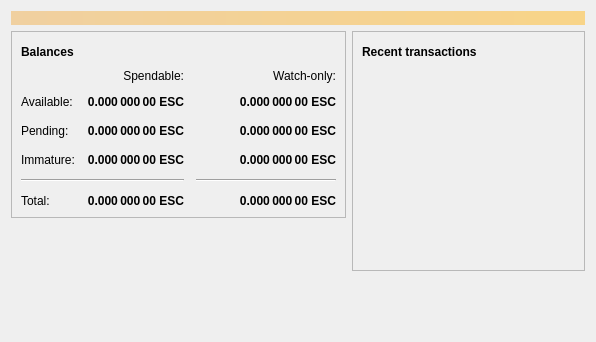
<?xml version="1.0" encoding="UTF-8"?>
<ui version="4.0">
 <class>OverviewPage</class>
 <widget class="QWidget" name="OverviewPage">
  <property name="geometry">
   <rect>
    <x>0</x>
    <y>0</y>
    <width>596</width>
    <height>342</height>
   </rect>
  </property>
  <property name="windowTitle">
   <string>Form</string>
  </property>
  <layout class="QVBoxLayout" name="topLayout">
   <item>
    <widget class="QLabel" name="labelAlerts">
     <property name="visible">
      <bool>false</bool>
     </property>
     <property name="styleSheet">
      <string notr="true">QLabel { background-color: qlineargradient(x1: 0, y1: 0, x2: 1, y2: 0, stop:0 #F0D0A0, stop:1 #F8D488); color:#000000; }</string>
     </property>
     <property name="wordWrap">
      <bool>true</bool>
     </property>
     <property name="margin">
      <number>3</number>
     </property>
     <property name="textInteractionFlags">
      <set>Qt::TextSelectableByMouse</set>
     </property>
    </widget>
   </item>
   <item>
    <layout class="QHBoxLayout" name="horizontalLayout" stretch="1,1">
     <item>
      <layout class="QVBoxLayout" name="verticalLayout_2">
       <item>
        <widget class="QFrame" name="frame">
         <property name="frameShape">
          <enum>QFrame::StyledPanel</enum>
         </property>
         <property name="frameShadow">
          <enum>QFrame::Raised</enum>
         </property>
         <layout class="QVBoxLayout" name="verticalLayout_4">
          <item>
           <layout class="QHBoxLayout" name="horizontalLayout_4">
            <item>
             <widget class="QLabel" name="label_5">
              <property name="font">
               <font>
                <weight>75</weight>
                <bold>true</bold>
               </font>
              </property>
              <property name="text">
               <string>Balances</string>
              </property>
             </widget>
            </item>
            <item>
             <widget class="QPushButton" name="labelWalletStatus">
              <property name="enabled">
               <bool>true</bool>
              </property>
              <property name="maximumSize">
               <size>
                <width>30</width>
                <height>16777215</height>
               </size>
              </property>
              <property name="toolTip">
               <string>The displayed information may be out of date. Your wallet automatically synchronizes with the elspero network after a connection is established, but this process has not completed yet.</string>
              </property>
              <property name="text">
               <string/>
              </property>
              <property name="icon">
               <iconset resource="../bitcoin.qrc">
                <normaloff>:/icons/warning</normaloff>
                <disabledoff>:/icons/warning</disabledoff>:/icons/warning</iconset>
              </property>
              <property name="iconSize">
               <size>
                <width>24</width>
                <height>24</height>
               </size>
              </property>
              <property name="flat">
               <bool>true</bool>
              </property>
             </widget>
            </item>
            <item>
             <spacer name="horizontalSpacer_3">
              <property name="orientation">
               <enum>Qt::Horizontal</enum>
              </property>
              <property name="sizeHint" stdset="0">
               <size>
                <width>40</width>
                <height>20</height>
               </size>
              </property>
             </spacer>
            </item>
           </layout>
          </item>
          <item>
           <layout class="QGridLayout" name="gridLayout">
            <property name="spacing">
             <number>12</number>
            </property>
            <item row="2" column="2">
             <widget class="QLabel" name="labelWatchPending">
              <property name="font">
               <font>
                <weight>75</weight>
                <bold>true</bold>
               </font>
              </property>
              <property name="cursor">
               <cursorShape>IBeamCursor</cursorShape>
              </property>
              <property name="toolTip">
               <string>Unconfirmed transactions to watch-only addresses</string>
              </property>
              <property name="text">
               <string notr="true">0.000 000 00 ESC</string>
              </property>
              <property name="alignment">
               <set>Qt::AlignRight|Qt::AlignTrailing|Qt::AlignVCenter</set>
              </property>
              <property name="textInteractionFlags">
               <set>Qt::LinksAccessibleByMouse|Qt::TextSelectableByKeyboard|Qt::TextSelectableByMouse</set>
              </property>
             </widget>
            </item>
            <item row="2" column="1">
             <widget class="QLabel" name="labelUnconfirmed">
              <property name="font">
               <font>
                <weight>75</weight>
                <bold>true</bold>
               </font>
              </property>
              <property name="cursor">
               <cursorShape>IBeamCursor</cursorShape>
              </property>
              <property name="toolTip">
               <string>Total of transactions that have yet to be confirmed, and do not yet count toward the spendable balance</string>
              </property>
              <property name="text">
               <string notr="true">0.000 000 00 ESC</string>
              </property>
              <property name="alignment">
               <set>Qt::AlignRight|Qt::AlignTrailing|Qt::AlignVCenter</set>
              </property>
              <property name="textInteractionFlags">
               <set>Qt::LinksAccessibleByMouse|Qt::TextSelectableByKeyboard|Qt::TextSelectableByMouse</set>
              </property>
             </widget>
            </item>
            <item row="3" column="2">
             <widget class="QLabel" name="labelWatchImmature">
              <property name="font">
               <font>
                <weight>75</weight>
                <bold>true</bold>
               </font>
              </property>
              <property name="cursor">
               <cursorShape>IBeamCursor</cursorShape>
              </property>
              <property name="toolTip">
               <string>Mined balance in watch-only addresses that has not yet matured</string>
              </property>
              <property name="text">
               <string notr="true">0.000 000 00 ESC</string>
              </property>
              <property name="alignment">
               <set>Qt::AlignRight|Qt::AlignTrailing|Qt::AlignVCenter</set>
              </property>
              <property name="textInteractionFlags">
               <set>Qt::LinksAccessibleByMouse|Qt::TextSelectableByKeyboard|Qt::TextSelectableByMouse</set>
              </property>
             </widget>
            </item>
            <item row="4" column="0" colspan="2">
             <widget class="Line" name="line">
              <property name="orientation">
               <enum>Qt::Horizontal</enum>
              </property>
             </widget>
            </item>
            <item row="4" column="2">
             <widget class="Line" name="lineWatchBalance">
              <property name="sizePolicy">
               <sizepolicy hsizetype="Preferred" vsizetype="Fixed">
                <horstretch>0</horstretch>
                <verstretch>0</verstretch>
               </sizepolicy>
              </property>
              <property name="minimumSize">
               <size>
                <width>140</width>
                <height>0</height>
               </size>
              </property>
              <property name="orientation">
               <enum>Qt::Horizontal</enum>
              </property>
             </widget>
            </item>
            <item row="5" column="0">
             <widget class="QLabel" name="labelTotalText">
              <property name="text">
               <string>Total:</string>
              </property>
             </widget>
            </item>
            <item row="3" column="1">
             <widget class="QLabel" name="labelImmature">
              <property name="font">
               <font>
                <weight>75</weight>
                <bold>true</bold>
               </font>
              </property>
              <property name="cursor">
               <cursorShape>IBeamCursor</cursorShape>
              </property>
              <property name="toolTip">
               <string>Mined balance that has not yet matured</string>
              </property>
              <property name="text">
               <string notr="true">0.000 000 00 ESC</string>
              </property>
              <property name="alignment">
               <set>Qt::AlignRight|Qt::AlignTrailing|Qt::AlignVCenter</set>
              </property>
              <property name="textInteractionFlags">
               <set>Qt::LinksAccessibleByMouse|Qt::TextSelectableByKeyboard|Qt::TextSelectableByMouse</set>
              </property>
             </widget>
            </item>
            <item row="2" column="3">
             <spacer name="horizontalSpacer_2">
              <property name="orientation">
               <enum>Qt::Horizontal</enum>
              </property>
              <property name="sizeHint" stdset="0">
               <size>
                <width>40</width>
                <height>20</height>
               </size>
              </property>
             </spacer>
            </item>
            <item row="3" column="0">
             <widget class="QLabel" name="labelImmatureText">
              <property name="text">
               <string>Immature:</string>
              </property>
             </widget>
            </item>
            <item row="5" column="1">
             <widget class="QLabel" name="labelTotal">
              <property name="font">
               <font>
                <weight>75</weight>
                <bold>true</bold>
               </font>
              </property>
              <property name="cursor">
               <cursorShape>IBeamCursor</cursorShape>
              </property>
              <property name="toolTip">
               <string>Your current total balance</string>
              </property>
              <property name="text">
               <string notr="true">0.000 000 00 ESC</string>
              </property>
              <property name="alignment">
               <set>Qt::AlignRight|Qt::AlignTrailing|Qt::AlignVCenter</set>
              </property>
              <property name="textInteractionFlags">
               <set>Qt::LinksAccessibleByMouse|Qt::TextSelectableByKeyboard|Qt::TextSelectableByMouse</set>
              </property>
             </widget>
            </item>
            <item row="5" column="2">
             <widget class="QLabel" name="labelWatchTotal">
              <property name="font">
               <font>
                <weight>75</weight>
                <bold>true</bold>
               </font>
              </property>
              <property name="cursor">
               <cursorShape>IBeamCursor</cursorShape>
              </property>
              <property name="toolTip">
               <string>Current total balance in watch-only addresses</string>
              </property>
              <property name="text">
               <string notr="true">0.000 000 00 ESC</string>
              </property>
              <property name="alignment">
               <set>Qt::AlignRight|Qt::AlignTrailing|Qt::AlignVCenter</set>
              </property>
              <property name="textInteractionFlags">
               <set>Qt::LinksAccessibleByMouse|Qt::TextSelectableByKeyboard|Qt::TextSelectableByMouse</set>
              </property>
             </widget>
            </item>
            <item row="0" column="2">
             <widget class="QLabel" name="labelWatchonly">
              <property name="text">
               <string>Watch-only:</string>
              </property>
              <property name="alignment">
               <set>Qt::AlignRight|Qt::AlignTrailing|Qt::AlignVCenter</set>
              </property>
             </widget>
            </item>
            <item row="1" column="0">
             <widget class="QLabel" name="labelBalanceText">
              <property name="text">
               <string>Available:</string>
              </property>
             </widget>
            </item>
            <item row="1" column="1">
             <widget class="QLabel" name="labelBalance">
              <property name="font">
               <font>
                <weight>75</weight>
                <bold>true</bold>
               </font>
              </property>
              <property name="cursor">
               <cursorShape>IBeamCursor</cursorShape>
              </property>
              <property name="toolTip">
               <string>Your current spendable balance</string>
              </property>
              <property name="text">
               <string notr="true">0.000 000 00 ESC</string>
              </property>
              <property name="alignment">
               <set>Qt::AlignRight|Qt::AlignTrailing|Qt::AlignVCenter</set>
              </property>
              <property name="textInteractionFlags">
               <set>Qt::LinksAccessibleByMouse|Qt::TextSelectableByKeyboard|Qt::TextSelectableByMouse</set>
              </property>
             </widget>
            </item>
            <item row="1" column="2">
             <widget class="QLabel" name="labelWatchAvailable">
              <property name="font">
               <font>
                <weight>75</weight>
                <bold>true</bold>
               </font>
              </property>
              <property name="cursor">
               <cursorShape>IBeamCursor</cursorShape>
              </property>
              <property name="toolTip">
               <string>Your current balance in watch-only addresses</string>
              </property>
              <property name="text">
               <string notr="true">0.000 000 00 ESC</string>
              </property>
              <property name="alignment">
               <set>Qt::AlignRight|Qt::AlignTrailing|Qt::AlignVCenter</set>
              </property>
              <property name="textInteractionFlags">
               <set>Qt::LinksAccessibleByMouse|Qt::TextSelectableByKeyboard|Qt::TextSelectableByMouse</set>
              </property>
             </widget>
            </item>
            <item row="2" column="0">
             <widget class="QLabel" name="labelPendingText">
              <property name="text">
               <string>Pending:</string>
              </property>
             </widget>
            </item>
            <item row="0" column="1">
             <widget class="QLabel" name="labelSpendable">
              <property name="text">
               <string>Spendable:</string>
              </property>
              <property name="alignment">
               <set>Qt::AlignRight|Qt::AlignTrailing|Qt::AlignVCenter</set>
              </property>
             </widget>
            </item>
           </layout>
          </item>
         </layout>
        </widget>
       </item>
       <item>
        <spacer name="verticalSpacer">
         <property name="orientation">
          <enum>Qt::Vertical</enum>
         </property>
         <property name="sizeHint" stdset="0">
          <size>
           <width>20</width>
           <height>40</height>
          </size>
         </property>
        </spacer>
       </item>
      </layout>
     </item>
     <item>
      <layout class="QVBoxLayout" name="verticalLayout_3">
       <item>
        <widget class="QFrame" name="frame_2">
         <property name="frameShape">
          <enum>QFrame::StyledPanel</enum>
         </property>
         <property name="frameShadow">
          <enum>QFrame::Raised</enum>
         </property>
         <layout class="QVBoxLayout" name="verticalLayout">
          <item>
           <layout class="QHBoxLayout" name="horizontalLayout_2">
            <item>
             <widget class="QLabel" name="label_4">
              <property name="font">
               <font>
                <weight>75</weight>
                <bold>true</bold>
               </font>
              </property>
              <property name="text">
               <string>Recent transactions</string>
              </property>
             </widget>
            </item>
            <item>
             <widget class="QPushButton" name="labelTransactionsStatus">
              <property name="enabled">
               <bool>true</bool>
              </property>
              <property name="maximumSize">
               <size>
                <width>30</width>
                <height>16777215</height>
               </size>
              </property>
              <property name="toolTip">
               <string>The displayed information may be out of date. Your wallet automatically synchronizes with the elspero network after a connection is established, but this process has not completed yet.</string>
              </property>
              <property name="text">
               <string/>
              </property>
              <property name="icon">
               <iconset resource="../bitcoin.qrc">
                <normaloff>:/icons/warning</normaloff>
                <disabledoff>:/icons/warning</disabledoff>:/icons/warning</iconset>
              </property>
              <property name="iconSize">
               <size>
                <width>24</width>
                <height>24</height>
               </size>
              </property>
              <property name="flat">
               <bool>true</bool>
              </property>
             </widget>
            </item>
            <item>
             <spacer name="horizontalSpacer">
              <property name="orientation">
               <enum>Qt::Horizontal</enum>
              </property>
              <property name="sizeHint" stdset="0">
               <size>
                <width>40</width>
                <height>20</height>
               </size>
              </property>
             </spacer>
            </item>
           </layout>
          </item>
          <item>
           <widget class="QListView" name="listTransactions">
            <property name="styleSheet">
             <string notr="true">QListView { background: transparent; }</string>
            </property>
            <property name="frameShape">
             <enum>QFrame::NoFrame</enum>
            </property>
            <property name="verticalScrollBarPolicy">
             <enum>Qt::ScrollBarAlwaysOff</enum>
            </property>
            <property name="horizontalScrollBarPolicy">
             <enum>Qt::ScrollBarAlwaysOff</enum>
            </property>
            <property name="selectionMode">
             <enum>QAbstractItemView::NoSelection</enum>
            </property>
           </widget>
          </item>
         </layout>
        </widget>
       </item>
       <item>
        <spacer name="verticalSpacer_2">
         <property name="orientation">
          <enum>Qt::Vertical</enum>
         </property>
         <property name="sizeHint" stdset="0">
          <size>
           <width>20</width>
           <height>40</height>
          </size>
         </property>
        </spacer>
       </item>
      </layout>
     </item>
    </layout>
   </item>
  </layout>
 </widget>
 <resources/>
 <connections/>
</ui>
